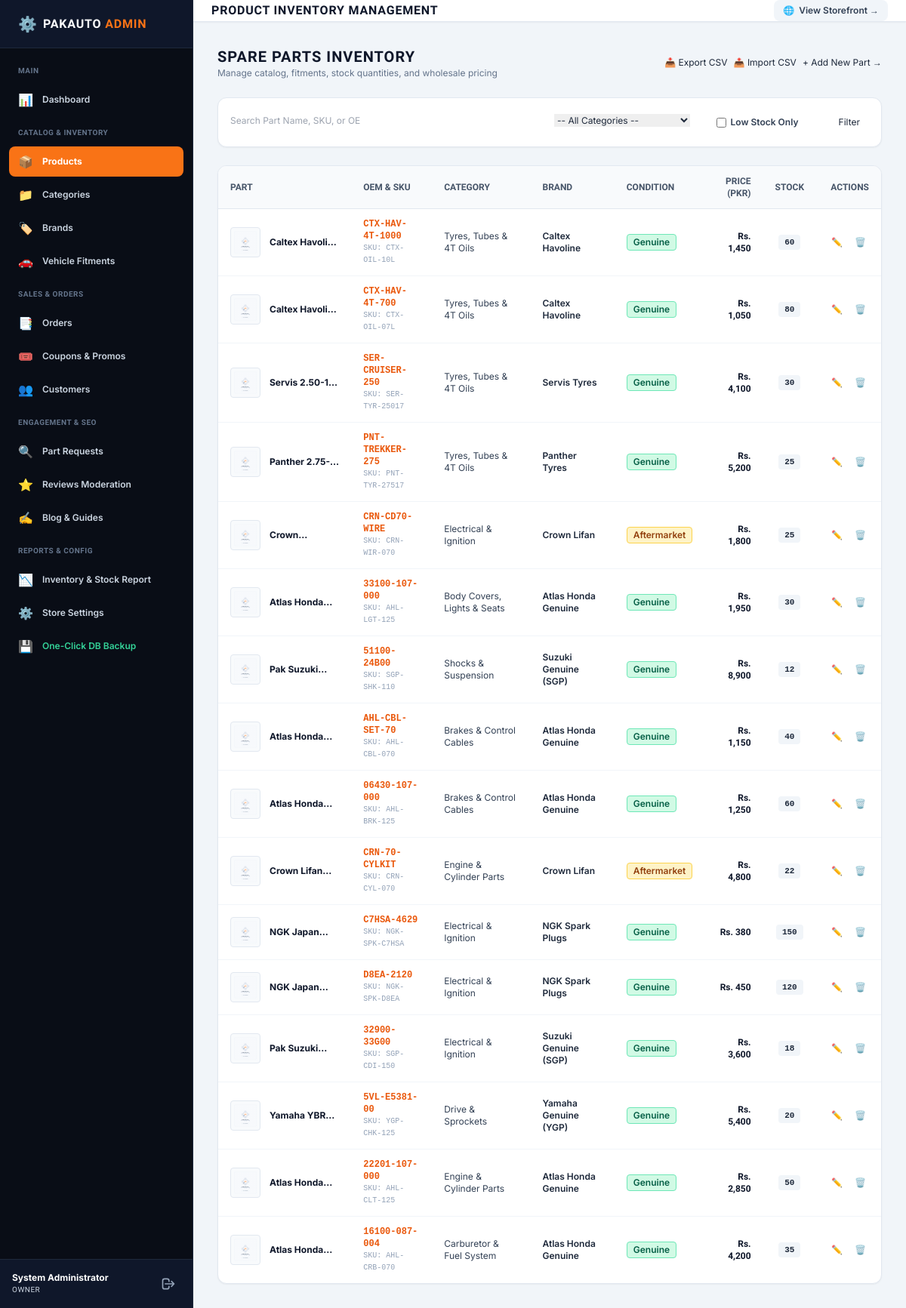
/admin/products (signed in), run on the app's committed database.
### tables this page shows
CREATE TABLE `users` (
  `id` INT UNSIGNED AUTO_INCREMENT PRIMARY KEY,
  `name` VARCHAR(100) NOT NULL,
  `email` VARCHAR(150) NOT NULL UNIQUE,
  `password_hash` VARCHAR(255) NOT NULL,
  `role` ENUM('owner', 'manager', 'staff') NOT NULL DEFAULT 'staff',
  `failed_logins` TINYINT UNSIGNED NOT NULL DEFAULT 0,
  `lockout_until` DATETIME NULL,
  `created_at` DATETIME NOT NULL DEFAULT CURRENT_TIMESTAMP,
  `updated_at` DATETIME NOT NULL DEFAULT CURRENT_TIMESTAMP ON UPDATE CURRENT_TIMESTAMP,
  INDEX `idx_users_role` (`role`)
);

CREATE TABLE `products` (
  `id` INT UNSIGNED AUTO_INCREMENT PRIMARY KEY,
  `name` VARCHAR(200) NOT NULL,
  `slug` VARCHAR(220) NOT NULL UNIQUE,
  `sku` VARCHAR(60) NOT NULL UNIQUE,
  `oem_number` VARCHAR(100) NOT NULL,
  `cross_references` VARCHAR(255) NULL,
  `brand_id` INT UNSIGNED NOT NULL,
  `category_id` INT UNSIGNED NOT NULL,
  `condition_type` ENUM('Genuine', 'OEM', 'Aftermarket', 'Used') NOT NULL DEFAULT 'Genuine',
  `warranty` VARCHAR(100) NOT NULL DEFAULT '7-Day Return / 1-Month Warranty',
  `short_description` VARCHAR(300) NULL,
  `description` LONGTEXT NULL,
  `price` DECIMAL(10,2) NOT NULL,
  `compare_at_price` DECIMAL(10,2) NULL,
  `cost_price` DECIMAL(10,2) NULL,
  `stock_quantity` INT NOT NULL DEFAULT 0,
  `low_stock_threshold` SMALLINT UNSIGNED NOT NULL DEFAULT 3,
  `is_featured` TINYINT(1) NOT NULL DEFAULT 0,
  `is_active` TINYINT(1) NOT NULL DEFAULT 1,
  `weight_kg` DECIMAL(6,2) NOT NULL DEFAULT 1.00,
  `meta_title` VARCHAR(200) NULL,
  `meta_description` VARCHAR(300) NULL,
  `created_at` DATETIME NOT NULL DEFAULT CURRENT_TIMESTAMP,
  `updated_at` DATETIME NOT NULL DEFAULT CURRENT_TIMESTAMP ON UPDATE CURRENT_TIMESTAMP,
  INDEX `idx_prod_brand` (`brand_id`),
  INDEX `idx_prod_category` (`category_id`),
  INDEX `idx_prod_sku_oem` (`sku`, `oem_number`),
  INDEX `idx_prod_price` (`price`),
  INDEX `idx_prod_status` (`is_active`, `is_featured`, `stock_quantity`),
  FULLTEXT KEY `ft_product_search` (`name`, `sku`, `oem_number`, `cross_references`, `short_description`),
  CONSTRAINT `fk_prod_brand` FOREIGN KEY (`brand_id`) REFERENCES `brands` (`id`) ON DELETE RESTRICT,
  CONSTRAINT `fk_prod_category` FOREIGN KEY (`category_id`) REFERENCES `categories` (`id`) ON DELETE RESTRICT
);

CREATE TABLE `categories` (
  `id` INT UNSIGNED AUTO_INCREMENT PRIMARY KEY,
  `name` VARCHAR(100) NOT NULL,
  `slug` VARCHAR(120) NOT NULL UNIQUE,
  `description` TEXT NULL,
  `image` VARCHAR(255) NULL,
  `parent_id` INT UNSIGNED NULL,
  `sort_order` SMALLINT NOT NULL DEFAULT 0,
  `is_active` TINYINT(1) NOT NULL DEFAULT 1,
  `created_at` DATETIME NOT NULL DEFAULT CURRENT_TIMESTAMP,
  INDEX `idx_cat_parent` (`parent_id`),
  INDEX `idx_cat_active_sort` (`is_active`, `sort_order`),
  CONSTRAINT `fk_cat_parent` FOREIGN KEY (`parent_id`) REFERENCES `categories` (`id`) ON DELETE SET NULL
);

CREATE TABLE `brands` (
  `id` INT UNSIGNED AUTO_INCREMENT PRIMARY KEY,
  `name` VARCHAR(100) NOT NULL,
  `slug` VARCHAR(120) NOT NULL UNIQUE,
  `logo` VARCHAR(255) NULL,
  `description` TEXT NULL,
  `is_popular` TINYINT(1) NOT NULL DEFAULT 0,
  `created_at` DATETIME NOT NULL DEFAULT CURRENT_TIMESTAMP,
  INDEX `idx_brands_popular` (`is_popular`)
);

### app/Views/admin/products/index.php (the view, shortened to what the rows shown need)
<div class="space-y-6">
  <div class="flex flex-col sm:flex-row items-start sm:items-center justify-between gap-4">
    <div>
      <h2 class="text-xl font-bold uppercase font-condensed tracking-wider text-slate-900">Spare Parts Inventory</h2>
    </div>
  </div>
  <div class="bg-white rounded-xl border border-slate-200 shadow-sm overflow-hidden">
    <div class="overflow-x-auto">
      <table class="w-full text-left text-xs">
        <thead class="bg-slate-50 text-slate-600 uppercase font-condensed font-bold border-b border-slate-200">
          <tr>
            <th class="py-3 px-4">Part</th>
            <th class="py-3 px-4">OEM &amp; SKU</th>
            <th class="py-3 px-4">Category</th>
            <th class="py-3 px-4">Brand</th>
            <th class="py-3 px-4">Condition</th>
            <th class="py-3 px-4 text-right">Price (PKR)</th>
            <th class="py-3 px-4 text-center">Stock</th>
            <th class="py-3 px-4 text-right">Actions</th>
          </tr>
        </thead>
        <tbody class="divide-y divide-slate-100">
          <?php if (!empty($products)): ?>
            <?php foreach ($products as $p): ?>
              <?php $isLow = (int)$p['stock_quantity'] <= (int)$p['low_stock_threshold']; ?>
              <tr class="hover:bg-slate-50">
                <td class="py-3 px-4">
                  <div class="flex items-center gap-3">
                    <img src="<?= e($p['thumbnail'] ?: '/assets/images/placeholder.svg') ?>" class="w-10 h-10 object-contain rounded border border-slate-200 bg-slate-50 p-1 flex-shrink-0" alt="Part">
                    <div class="font-bold text-slate-900 line-clamp-1 max-w-[200px]" title="<?= e($p['name']) ?>">
                      <a href="/admin/products/edit/<?= (int)$p['id'] ?>" class="hover:text-brand-600">
                        <?= e($p['name']) ?>
                      </a>
                    </div>
                  </div>
                </td>
                <td class="py-3 px-4 font-mono">
                  <div class="font-bold text-brand-600"><?= e($p['oem_number']) ?></div>
                  <div class="text-[10px] text-slate-400">SKU: <?= e($p['sku']) ?></div>
                </td>
                <td class="py-3 px-4 text-slate-700"><?= e($p['category_name']) ?></td>
                <td class="py-3 px-4 font-semibold text-slate-800"><?= e($p['brand_name']) ?></td>
                <td class="py-3 px-4">
                  <?= \App\Helpers\Formatter::conditionBadge($p['condition_type'] ?? 'Genuine') ?>
                </td>
                <td class="py-3 px-4 text-right font-bold text-slate-900 font-condensed">
                  <?= format_pkr($p['price']) ?>
                </td>
                <td class="py-3 px-4 text-center">
                  <span class="inline-flex items-center px-2 py-0.5 rounded text-[11px] font-bold font-mono <?= $isLow ? 'bg-rose-100 text-rose-800 border border-rose-300' : 'bg-slate-100 text-slate-800' ?>">
                    <?= (int)$p['stock_quantity'] ?>
                  </span>
                </td>
                <td class="py-3 px-4 text-right whitespace-nowrap">
                  <div class="flex items-center justify-end gap-2">
                    <a href="/admin/products/edit/<?= (int)$p['id'] ?>" class="p-1 text-slate-600 hover:text-brand-600" title="Edit Part">
                      ✏️
                    </a>
                    <form action="/admin/products/delete/<?= (int)$p['id'] ?>" method="POST" onsubmit="return confirm('Permanently delete this spare part?');" class="inline">
                      <button type="submit" class="p-1 text-slate-400 hover:text-rose-600" title="Delete Part">
                        🗑️
                      </button>
                    </form>
                  </div>
                </td>
              </tr>
            <?php endforeach; ?>
          <?php else: ?>
            <tr>
              <td colspan="8" class="py-8 text-center text-slate-400">No parts found matching your criteria.</td>
            </tr>
          <?php endif; ?>
        </tbody>
      </table>
    </div>
  </div>
</div>

### app/Helpers/Formatter.php (shortened to what the rows shown need)
<?php
class Formatter
{
    public static function conditionBadge(string $condition): string
    {
        $map = [
            'Genuine'     => 'bg-emerald-100 text-emerald-800 border-emerald-300 dark:bg-emerald-950 dark:text-emerald-300 dark:border-emerald-800',
            'OEM'         => 'bg-blue-100 text-blue-800 border-blue-300 dark:bg-blue-950 dark:text-blue-300 dark:border-blue-800',
            'Aftermarket' => 'bg-amber-100 text-amber-800 border-amber-300 dark:bg-amber-950 dark:text-amber-300 dark:border-amber-800',
            'Used'        => 'bg-slate-100 text-slate-800 border-slate-300 dark:bg-slate-800 dark:text-slate-300 dark:border-slate-700',
        ];
        $cls = $map[$condition] ?? 'bg-slate-100 text-slate-700 border-slate-300';
        return '<span class="inline-flex items-center px-2 py-0.5 rounded text-xs font-semibold border ' . $cls . '">' . htmlspecialchars($condition, ENT_QUOTES, 'UTF-8') . '</span>';
    }
}

### app/Views/partials/admin_sidebar.php (shortened to what the rows shown need)
<?php
  $user = \App\Core\Auth::user();
?>
<aside class="w-64 bg-chassis-950 text-slate-300 flex flex-col flex-shrink-0 border-r border-slate-800 min-h-screen">
  <div class="p-4 bg-slate-900 border-t border-slate-800 flex items-center justify-between text-xs">
    <div>
      <div class="font-bold text-white"><?= e($user['name'] ?? 'Admin') ?></div>
      <div class="text-[10px] text-brand-400 uppercase font-condensed tracking-wider"><?= e($user['role'] ?? 'Staff') ?></div>
    </div>
  </div>
</aside>

### data on the page
users: name "System Administrator", role "OWNER"
products: name "Caltex…", oem_number "CTX-HAV-4T-1000", sku "CTX-OIL-10L", category.name "Tyres, Tubes & 4T Oils", brand.name "Caltex Havoline", condition_type "Genuine", price "Rs. 1,450", stock_quantity "60"
products: name "Caltex…", oem_number "CTX-HAV-4T-700", sku "CTX-OIL-07L", category.name "Tyres, Tubes & 4T Oils", brand.name "Caltex Havoline", condition_type "Genuine", price "Rs. 1,050", stock_quantity "80"
products: name "Servis…", oem_number "SER-CRUISER-250", sku "SER-TYR-25017", category.name "Tyres, Tubes & 4T Oils", brand.name "Servis Tyres", condition_type "Genuine", price "Rs. 4,100", stock_quantity "30"
products: name "Panther…", oem_number "PNT-TREKKER-275", sku "PNT-TYR-27517", category.name "Tyres, Tubes & 4T Oils", brand.name "Panther Tyres", condition_type "Genuine", price "Rs. 5,200", stock_quantity "25"
products: oem_number "CRN-CD70-WIRE", sku "CRN-WIR-070", category.name "Electrical & Ignition", brand.name "Crown Lifan", condition_type "Aftermarket", price "Rs. 1,800", stock_quantity "25"
products: name "Atlas…", oem_number "33100-107-000", sku "AHL-LGT-125", category.name "Body Covers, Lights & Seats", brand.name "Atlas Honda Genuine", condition_type "Genuine", price "Rs. 1,950", stock_quantity "30"
products: name "Pak…", oem_number "51100-24B00", sku "SGP-SHK-110", category.name "Shocks & Suspension", brand.name "Suzuki Genuine (SGP)", condition_type "Genuine", price "Rs. 8,900", stock_quantity "12"
products: name "Atlas…", oem_number "AHL-CBL-SET-70", sku "AHL-CBL-070", category.name "Brakes & Control Cables", brand.name "Atlas Honda Genuine", condition_type "Genuine", price "Rs. 1,150", stock_quantity "40"
products: name "Atlas…", oem_number "06430-107-000", sku "AHL-BRK-125", category.name "Brakes & Control Cables", brand.name "Atlas Honda Genuine", condition_type "Genuine", price "Rs. 1,250", stock_quantity "60"
products: name "Crown…", oem_number "CRN-70-CYLKIT", sku "CRN-CYL-070", category.name "Engine & Cylinder Parts", brand.name "Crown Lifan", condition_type "Aftermarket", price "Rs. 4,800", stock_quantity "22"
products: name "NGK…", oem_number "C7HSA-4629", sku "NGK-SPK-C7HSA", category.name "Electrical & Ignition", brand.name "NGK Spark Plugs", condition_type "Genuine", price "Rs. 380", stock_quantity "150"
products: name "NGK…", oem_number "D8EA-2120", sku "NGK-SPK-D8EA", category.name "Electrical & Ignition", brand.name "NGK Spark Plugs", condition_type "Genuine", price "Rs. 450", stock_quantity "120"
products: name "Pak…", oem_number "32900-33G00", sku "SGP-CDI-150", category.name "Electrical & Ignition", brand.name "Suzuki Genuine (SGP)", condition_type "Genuine", price "Rs. 3,600", stock_quantity "18"
products: name "Yamaha…", oem_number "5VL-E5381-00", sku "YGP-CHK-125", category.name "Drive & Sprockets", brand.name "Yamaha Genuine (YGP)", condition_type "Genuine", price "Rs. 5,400", stock_quantity "20"
products: name "Atlas…", oem_number "22201-107-000", sku "AHL-CLT-125", category.name "Engine & Cylinder Parts", brand.name "Atlas Honda Genuine", condition_type "Genuine", price "Rs. 2,850", stock_quantity "50"
products: name "Atlas…", oem_number "16100-087-004", sku "AHL-CRB-070", category.name "Carburetor & Fuel System", brand.name "Atlas Honda Genuine", condition_type "Genuine", price "Rs. 4,200", stock_quantity "35"

### other printed values
$page_title "PRODUCT INVENTORY MANAGEMENT"
